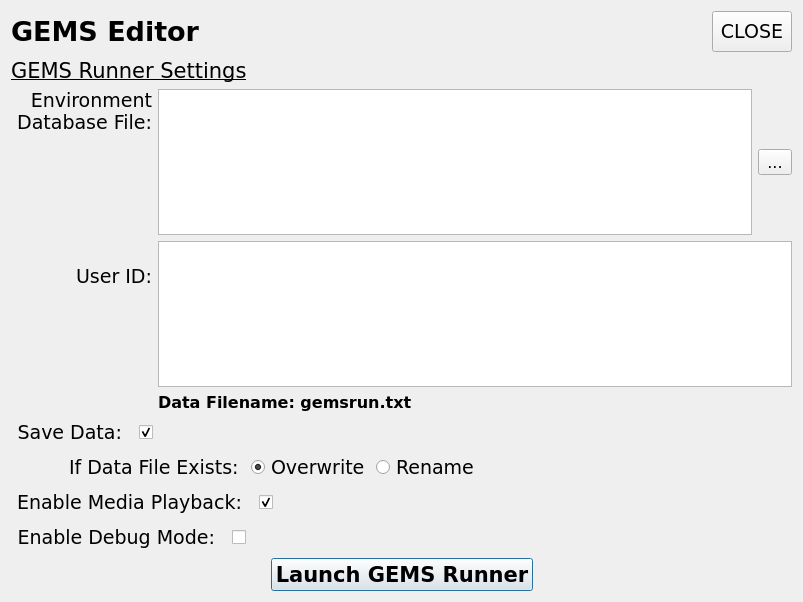
<?xml version="1.0" encoding="UTF-8"?>
<ui version="4.0">
 <class>GEMSRunDialog</class>
 <widget class="QDialog" name="GEMSRunDialog">
  <property name="windowModality">
   <enum>Qt::ApplicationModal</enum>
  </property>
  <property name="geometry">
   <rect>
    <x>0</x>
    <y>0</y>
    <width>803</width>
    <height>602</height>
   </rect>
  </property>
  <property name="sizePolicy">
   <sizepolicy hsizetype="Fixed" vsizetype="Fixed">
    <horstretch>0</horstretch>
    <verstretch>0</verstretch>
   </sizepolicy>
  </property>
  <property name="minimumSize">
   <size>
    <width>600</width>
    <height>480</height>
   </size>
  </property>
  <property name="maximumSize">
   <size>
    <width>5000</width>
    <height>5000</height>
   </size>
  </property>
  <property name="font">
   <font>
    <family>Verdana</family>
    <pointsize>12</pointsize>
    <underline>true</underline>
   </font>
  </property>
  <property name="windowTitle">
   <string>Open Environment in GEMS Runner</string>
  </property>
  <property name="modal">
   <bool>true</bool>
  </property>
  <layout class="QHBoxLayout" name="horizontalLayout_10">
   <item>
    <layout class="QGridLayout" name="gridLayout">
     <item row="5" column="0">
      <layout class="QHBoxLayout" name="horizontalLayout_7">
       <item>
        <spacer name="horizontalSpacer_5">
         <property name="font">
          <font>
           <family>Verdana</family>
           <pointsize>12</pointsize>
           <underline>false</underline>
          </font>
         </property>
         <property name="orientation">
          <enum>Qt::Horizontal</enum>
         </property>
         <property name="sizeType">
          <enum>QSizePolicy::Minimum</enum>
         </property>
         <property name="sizeHint" stdset="0">
          <size>
           <width>58</width>
           <height>20</height>
          </size>
         </property>
        </spacer>
       </item>
       <item>
        <widget class="QLabel" name="label_7">
         <property name="font">
          <font>
           <family>Verdana</family>
           <pointsize>14</pointsize>
           <italic>false</italic>
           <underline>false</underline>
          </font>
         </property>
         <property name="text">
          <string>If Data File Exists: </string>
         </property>
        </widget>
       </item>
       <item>
        <widget class="QRadioButton" name="overwrite_radioButton">
         <property name="font">
          <font>
           <family>Verdana</family>
           <pointsize>14</pointsize>
           <underline>false</underline>
          </font>
         </property>
         <property name="toolTip">
          <string>Overwrite any existing data file with same filename.</string>
         </property>
         <property name="text">
          <string>Overwrite</string>
         </property>
         <property name="checked">
          <bool>true</bool>
         </property>
        </widget>
       </item>
       <item>
        <widget class="QRadioButton" name="rename_radioButton">
         <property name="font">
          <font>
           <family>Verdana</family>
           <pointsize>14</pointsize>
           <underline>false</underline>
          </font>
         </property>
         <property name="toolTip">
          <string>Rename data file if existing ones exist.</string>
         </property>
         <property name="text">
          <string>Rename</string>
         </property>
        </widget>
       </item>
       <item>
        <spacer name="horizontalSpacer_6">
         <property name="font">
          <font>
           <family>Verdana</family>
           <pointsize>12</pointsize>
           <underline>false</underline>
          </font>
         </property>
         <property name="orientation">
          <enum>Qt::Horizontal</enum>
         </property>
         <property name="sizeHint" stdset="0">
          <size>
           <width>118</width>
           <height>20</height>
          </size>
         </property>
        </spacer>
       </item>
      </layout>
     </item>
     <item row="7" column="0">
      <layout class="QHBoxLayout" name="horizontalLayout_9">
       <item>
        <widget class="QCheckBox" name="debug_checkBox">
         <property name="font">
          <font>
           <family>Verdana</family>
           <pointsize>14</pointsize>
           <underline>false</underline>
          </font>
         </property>
         <property name="toolTip">
          <string>Primarily for printing behavioral data and gems_run errors to the terminal.</string>
         </property>
         <property name="layoutDirection">
          <enum>Qt::RightToLeft</enum>
         </property>
         <property name="text">
          <string>Enable Debug Mode:  </string>
         </property>
         <property name="checked">
          <bool>false</bool>
         </property>
        </widget>
       </item>
       <item>
        <spacer name="horizontalSpacer_7">
         <property name="font">
          <font>
           <family>Verdana</family>
           <pointsize>12</pointsize>
           <underline>false</underline>
          </font>
         </property>
         <property name="orientation">
          <enum>Qt::Horizontal</enum>
         </property>
         <property name="sizeHint" stdset="0">
          <size>
           <width>348</width>
           <height>20</height>
          </size>
         </property>
        </spacer>
       </item>
      </layout>
     </item>
     <item row="6" column="0">
      <layout class="QHBoxLayout" name="horizontalLayout_8">
       <item>
        <widget class="QCheckBox" name="media_checkBox">
         <property name="font">
          <font>
           <family>Verdana</family>
           <pointsize>14</pointsize>
           <underline>false</underline>
          </font>
         </property>
         <property name="toolTip">
          <string>If disabled, audio and video resources specified in the environment file.
Useful if you don't have AVBIN installed.
Note: Speak() actions will still play.</string>
         </property>
         <property name="layoutDirection">
          <enum>Qt::RightToLeft</enum>
         </property>
         <property name="text">
          <string>Enable Media Playback:  </string>
         </property>
         <property name="checked">
          <bool>true</bool>
         </property>
        </widget>
       </item>
       <item>
        <spacer name="horizontalSpacer_4">
         <property name="font">
          <font>
           <family>Verdana</family>
           <pointsize>12</pointsize>
           <underline>false</underline>
          </font>
         </property>
         <property name="orientation">
          <enum>Qt::Horizontal</enum>
         </property>
         <property name="sizeHint" stdset="0">
          <size>
           <width>308</width>
           <height>20</height>
          </size>
         </property>
        </spacer>
       </item>
      </layout>
     </item>
     <item row="2" column="0">
      <widget class="QLabel" name="fn_label">
       <property name="font">
        <font>
         <family>Verdana</family>
         <pointsize>16</pointsize>
         <italic>false</italic>
         <underline>true</underline>
        </font>
       </property>
       <property name="text">
        <string>GEMS Runner Settings</string>
       </property>
      </widget>
     </item>
     <item row="8" column="0">
      <layout class="QHBoxLayout" name="horizontalLayout_4">
       <item>
        <spacer name="horizontalSpacer_8">
         <property name="font">
          <font>
           <family>Verdana</family>
           <pointsize>12</pointsize>
           <underline>false</underline>
          </font>
         </property>
         <property name="orientation">
          <enum>Qt::Horizontal</enum>
         </property>
         <property name="sizeHint" stdset="0">
          <size>
           <width>138</width>
           <height>20</height>
          </size>
         </property>
        </spacer>
       </item>
       <item>
        <widget class="QPushButton" name="run_pushButton">
         <property name="font">
          <font>
           <family>Verdana</family>
           <pointsize>16</pointsize>
           <bold>true</bold>
           <underline>false</underline>
          </font>
         </property>
         <property name="text">
          <string>Launch GEMS Runner</string>
         </property>
         <property name="icon">
          <iconset resource="gemsedit.qrc">
           <normaloff>:/newPrefix/media/1409889607_Play.png</normaloff>:/newPrefix/media/1409889607_Play.png</iconset>
         </property>
        </widget>
       </item>
       <item>
        <spacer name="horizontalSpacer_9">
         <property name="font">
          <font>
           <family>Verdana</family>
           <pointsize>12</pointsize>
           <underline>false</underline>
          </font>
         </property>
         <property name="orientation">
          <enum>Qt::Horizontal</enum>
         </property>
         <property name="sizeHint" stdset="0">
          <size>
           <width>138</width>
           <height>20</height>
          </size>
         </property>
        </spacer>
       </item>
      </layout>
     </item>
     <item row="4" column="0">
      <layout class="QHBoxLayout" name="horizontalLayout_6">
       <item>
        <widget class="QCheckBox" name="save_checkBox">
         <property name="font">
          <font>
           <family>Verdana</family>
           <pointsize>14</pointsize>
           <underline>false</underline>
          </font>
         </property>
         <property name="toolTip">
          <string>If enabled, gems_run will save behavioral data to a data file.</string>
         </property>
         <property name="layoutDirection">
          <enum>Qt::RightToLeft</enum>
         </property>
         <property name="text">
          <string>Save Data:  </string>
         </property>
         <property name="checked">
          <bool>true</bool>
         </property>
        </widget>
       </item>
       <item>
        <spacer name="horizontalSpacer_3">
         <property name="font">
          <font>
           <family>Verdana</family>
           <pointsize>12</pointsize>
           <underline>false</underline>
          </font>
         </property>
         <property name="orientation">
          <enum>Qt::Horizontal</enum>
         </property>
         <property name="sizeHint" stdset="0">
          <size>
           <width>418</width>
           <height>20</height>
          </size>
         </property>
        </spacer>
       </item>
      </layout>
     </item>
     <item row="0" column="0">
      <layout class="QHBoxLayout" name="horizontalLayout">
       <item>
        <layout class="QHBoxLayout" name="horizontalLayout_3">
         <item>
          <widget class="QLabel" name="labelAppName">
           <property name="font">
            <font>
             <family>Verdana</family>
             <pointsize>20</pointsize>
             <bold>true</bold>
             <underline>false</underline>
            </font>
           </property>
           <property name="text">
            <string>GEMS Editor</string>
           </property>
          </widget>
         </item>
         <item>
          <spacer name="horizontalSpacer">
           <property name="font">
            <font>
             <family>Verdana</family>
             <pointsize>12</pointsize>
             <underline>false</underline>
            </font>
           </property>
           <property name="orientation">
            <enum>Qt::Horizontal</enum>
           </property>
           <property name="sizeHint" stdset="0">
            <size>
             <width>18</width>
             <height>20</height>
            </size>
           </property>
          </spacer>
         </item>
         <item>
          <widget class="QLabel" name="label_6">
           <property name="maximumSize">
            <size>
             <width>50</width>
             <height>50</height>
            </size>
           </property>
           <property name="font">
            <font>
             <family>Verdana</family>
             <pointsize>12</pointsize>
             <underline>false</underline>
            </font>
           </property>
           <property name="text">
            <string/>
           </property>
           <property name="pixmap">
            <pixmap resource="gemsedit.qrc">:/newPrefix/media/Agate-icon.png</pixmap>
           </property>
           <property name="scaledContents">
            <bool>true</bool>
           </property>
          </widget>
         </item>
        </layout>
       </item>
       <item>
        <spacer name="horizontalSpacer_2">
         <property name="font">
          <font>
           <family>Verdana</family>
           <pointsize>12</pointsize>
           <underline>false</underline>
          </font>
         </property>
         <property name="orientation">
          <enum>Qt::Horizontal</enum>
         </property>
         <property name="sizeHint" stdset="0">
          <size>
           <width>148</width>
           <height>20</height>
          </size>
         </property>
        </spacer>
       </item>
       <item>
        <widget class="QPushButton" name="close_pushButton">
         <property name="minimumSize">
          <size>
           <width>0</width>
           <height>41</height>
          </size>
         </property>
         <property name="font">
          <font>
           <family>Verdana</family>
           <pointsize>14</pointsize>
           <underline>false</underline>
          </font>
         </property>
         <property name="text">
          <string>CLOSE</string>
         </property>
        </widget>
       </item>
      </layout>
     </item>
     <item row="3" column="0">
      <layout class="QHBoxLayout" name="horizontalLayout_5">
       <item>
        <layout class="QVBoxLayout" name="verticalLayout_2">
         <item>
          <widget class="QLabel" name="label">
           <property name="font">
            <font>
             <family>Verdana</family>
             <pointsize>14</pointsize>
             <bold>false</bold>
             <underline>false</underline>
            </font>
           </property>
           <property name="layoutDirection">
            <enum>Qt::LeftToRight</enum>
           </property>
           <property name="text">
            <string>Environment
 Database File:</string>
           </property>
           <property name="alignment">
            <set>Qt::AlignRight|Qt::AlignTrailing|Qt::AlignVCenter</set>
           </property>
          </widget>
         </item>
         <item>
          <spacer name="verticalSpacer">
           <property name="font">
            <font>
             <family>Verdana</family>
             <pointsize>12</pointsize>
             <underline>false</underline>
            </font>
           </property>
           <property name="orientation">
            <enum>Qt::Vertical</enum>
           </property>
           <property name="sizeType">
            <enum>QSizePolicy::MinimumExpanding</enum>
           </property>
           <property name="sizeHint" stdset="0">
            <size>
             <width>20</width>
             <height>30</height>
            </size>
           </property>
          </spacer>
         </item>
         <item>
          <widget class="QLabel" name="label_4">
           <property name="font">
            <font>
             <family>Verdana</family>
             <pointsize>14</pointsize>
             <bold>false</bold>
             <underline>false</underline>
            </font>
           </property>
           <property name="text">
            <string>User ID:</string>
           </property>
           <property name="scaledContents">
            <bool>false</bool>
           </property>
           <property name="alignment">
            <set>Qt::AlignRight|Qt::AlignTrailing|Qt::AlignVCenter</set>
           </property>
           <property name="wordWrap">
            <bool>true</bool>
           </property>
          </widget>
         </item>
         <item>
          <spacer name="verticalSpacer_2">
           <property name="font">
            <font>
             <family>Verdana</family>
             <pointsize>12</pointsize>
             <underline>false</underline>
            </font>
           </property>
           <property name="orientation">
            <enum>Qt::Vertical</enum>
           </property>
           <property name="sizeHint" stdset="0">
            <size>
             <width>20</width>
             <height>25</height>
            </size>
           </property>
          </spacer>
         </item>
        </layout>
       </item>
       <item>
        <layout class="QVBoxLayout" name="verticalLayout">
         <item>
          <layout class="QHBoxLayout" name="horizontalLayout_12">
           <item>
            <widget class="QPlainTextEdit" name="dbfile_plainTextEdit">
             <property name="enabled">
              <bool>true</bool>
             </property>
             <property name="minimumSize">
              <size>
               <width>0</width>
               <height>100</height>
              </size>
             </property>
             <property name="font">
              <font>
               <family>Verdana</family>
               <pointsize>12</pointsize>
               <underline>false</underline>
              </font>
             </property>
             <property name="toolTip">
              <string>Click Folder Icon To Choose A Gems Environment Database File.</string>
             </property>
             <property name="readOnly">
              <bool>true</bool>
             </property>
             <property name="plainText">
              <string notr="true"/>
             </property>
             <property name="textInteractionFlags">
              <set>Qt::NoTextInteraction</set>
             </property>
            </widget>
           </item>
           <item>
            <widget class="QToolButton" name="fileselect_toolButton">
             <property name="font">
              <font>
               <family>Verdana</family>
               <pointsize>12</pointsize>
               <underline>false</underline>
              </font>
             </property>
             <property name="toolTip">
              <string>Click To Choose A Gems Environment Database File.</string>
             </property>
             <property name="text">
              <string>...</string>
             </property>
             <property name="icon">
              <iconset resource="gemsedit.qrc">
               <normaloff>:/newPrefix/media/folder-open-icon.png</normaloff>:/newPrefix/media/folder-open-icon.png</iconset>
             </property>
            </widget>
           </item>
          </layout>
         </item>
         <item>
          <widget class="QPlainTextEdit" name="user_plainTextEdit">
           <property name="font">
            <font>
             <family>Verdana</family>
             <pointsize>12</pointsize>
             <bold>false</bold>
             <underline>false</underline>
            </font>
           </property>
           <property name="toolTip">
            <string>Specify a user id. Used to name data file.</string>
           </property>
           <property name="verticalScrollBarPolicy">
            <enum>Qt::ScrollBarAlwaysOff</enum>
           </property>
           <property name="horizontalScrollBarPolicy">
            <enum>Qt::ScrollBarAlwaysOff</enum>
           </property>
           <property name="plainText">
            <string notr="true"/>
           </property>
          </widget>
         </item>
         <item>
          <widget class="QLabel" name="filename_label">
           <property name="font">
            <font>
             <family>Verdana</family>
             <pointsize>12</pointsize>
             <italic>false</italic>
             <bold>true</bold>
             <underline>false</underline>
            </font>
           </property>
           <property name="text">
            <string>Data Filename: gemsrun.txt</string>
           </property>
           <property name="alignment">
            <set>Qt::AlignLeading|Qt::AlignLeft|Qt::AlignTop</set>
           </property>
          </widget>
         </item>
        </layout>
       </item>
      </layout>
     </item>
    </layout>
   </item>
  </layout>
 </widget>
 <resources>
  <include location="gemsedit.qrc"/>
 </resources>
 <connections>
  <connection>
   <sender>close_pushButton</sender>
   <signal>pressed()</signal>
   <receiver>GEMSRunDialog</receiver>
   <slot>close()</slot>
   <hints>
    <hint type="sourcelabel">
     <x>570</x>
     <y>42</y>
    </hint>
    <hint type="destinationlabel">
     <x>314</x>
     <y>294</y>
    </hint>
   </hints>
  </connection>
 </connections>
</ui>
